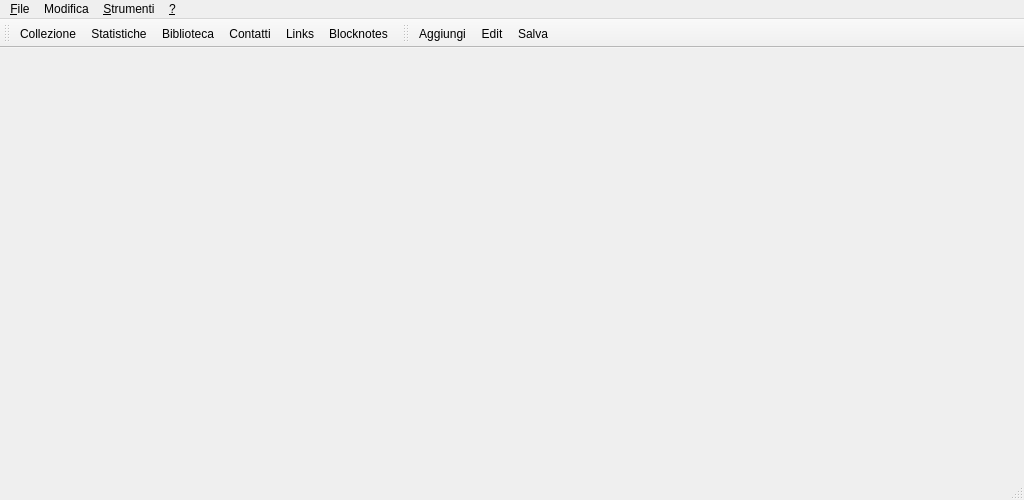
<?xml version="1.0" encoding="UTF-8"?>
<ui version="4.0">
 <class>MainWindow</class>
 <widget class="QMainWindow" name="MainWindow">
  <property name="geometry">
   <rect>
    <x>0</x>
    <y>0</y>
    <width>1024</width>
    <height>500</height>
   </rect>
  </property>
  <property name="windowTitle">
   <string>GestColl</string>
  </property>
  <property name="windowIcon">
   <iconset resource="../../resources/resources.qrc">
    <normaloff>:/icons/CoinIcon.ico</normaloff>:/icons/CoinIcon.ico</iconset>
  </property>
  <widget class="QWidget" name="centralWidget">
   <property name="sizePolicy">
    <sizepolicy hsizetype="Expanding" vsizetype="Expanding">
     <horstretch>0</horstretch>
     <verstretch>0</verstretch>
    </sizepolicy>
   </property>
   <layout class="QHBoxLayout" name="horizontalLayout">
    <property name="spacing">
     <number>0</number>
    </property>
    <property name="leftMargin">
     <number>0</number>
    </property>
    <property name="topMargin">
     <number>0</number>
    </property>
    <property name="rightMargin">
     <number>0</number>
    </property>
    <property name="bottomMargin">
     <number>0</number>
    </property>
    <item>
     <widget class="QStackedWidget" name="stackedWidget">
      <property name="sizePolicy">
       <sizepolicy hsizetype="Expanding" vsizetype="Expanding">
        <horstretch>0</horstretch>
        <verstretch>0</verstretch>
       </sizepolicy>
      </property>
      <widget class="QWidget" name="ContainerCollezione">
       <layout class="QHBoxLayout" name="horizontalLayout_3">
        <property name="spacing">
         <number>0</number>
        </property>
        <property name="leftMargin">
         <number>0</number>
        </property>
        <property name="topMargin">
         <number>0</number>
        </property>
        <property name="rightMargin">
         <number>0</number>
        </property>
        <property name="bottomMargin">
         <number>0</number>
        </property>
        <item>
         <widget class="MonetaForm" name="widgetCollezione" native="true"/>
        </item>
       </layout>
      </widget>
      <widget class="QWidget" name="ContainerBiblioteca">
       <layout class="QHBoxLayout" name="horizontalLayout_2">
        <property name="spacing">
         <number>0</number>
        </property>
        <property name="leftMargin">
         <number>0</number>
        </property>
        <property name="topMargin">
         <number>0</number>
        </property>
        <property name="rightMargin">
         <number>0</number>
        </property>
        <property name="bottomMargin">
         <number>0</number>
        </property>
        <item>
         <widget class="BibliotecaForm" name="widgetBiblioteca" native="true"/>
        </item>
       </layout>
      </widget>
      <widget class="QWidget" name="ContainerContatti">
       <layout class="QHBoxLayout" name="horizontalLayout_5">
        <property name="spacing">
         <number>0</number>
        </property>
        <property name="leftMargin">
         <number>0</number>
        </property>
        <property name="topMargin">
         <number>0</number>
        </property>
        <property name="rightMargin">
         <number>0</number>
        </property>
        <property name="bottomMargin">
         <number>0</number>
        </property>
        <item>
         <widget class="ContattiForm" name="widgetContatti" native="true"/>
        </item>
       </layout>
      </widget>
      <widget class="QWidget" name="ContainerLinks">
       <layout class="QHBoxLayout" name="horizontalLayout_4">
        <property name="spacing">
         <number>0</number>
        </property>
        <property name="leftMargin">
         <number>0</number>
        </property>
        <property name="topMargin">
         <number>0</number>
        </property>
        <property name="rightMargin">
         <number>0</number>
        </property>
        <property name="bottomMargin">
         <number>0</number>
        </property>
        <item>
         <widget class="LinksForm" name="widgetLinks" native="true"/>
        </item>
       </layout>
      </widget>
      <widget class="QWidget" name="ContainerStatistiche">
       <layout class="QHBoxLayout" name="horizontalLayout_6">
        <property name="spacing">
         <number>0</number>
        </property>
        <property name="leftMargin">
         <number>0</number>
        </property>
        <property name="topMargin">
         <number>0</number>
        </property>
        <property name="rightMargin">
         <number>0</number>
        </property>
        <property name="bottomMargin">
         <number>0</number>
        </property>
        <item>
         <widget class="StatisticheForm" name="widgetStatistiche" native="true"/>
        </item>
       </layout>
      </widget>
      <widget class="QWidget" name="ContainerBlocknotes">
       <layout class="QHBoxLayout" name="horizontalLayout_8">
        <property name="spacing">
         <number>0</number>
        </property>
        <property name="leftMargin">
         <number>0</number>
        </property>
        <property name="topMargin">
         <number>0</number>
        </property>
        <property name="rightMargin">
         <number>0</number>
        </property>
        <property name="bottomMargin">
         <number>0</number>
        </property>
        <item>
         <widget class="BlocknotesForm" name="widgetBlocknotes" native="true"/>
        </item>
       </layout>
      </widget>
     </widget>
    </item>
   </layout>
  </widget>
  <widget class="QMenuBar" name="menuBar">
   <property name="geometry">
    <rect>
     <x>0</x>
     <y>0</y>
     <width>1024</width>
     <height>21</height>
    </rect>
   </property>
   <widget class="QMenu" name="menuFile">
    <property name="title">
     <string>&amp;File</string>
    </property>
    <addaction name="actionSalva"/>
    <addaction name="separator"/>
    <addaction name="actionEsci"/>
   </widget>
   <widget class="QMenu" name="menuStrumenti">
    <property name="title">
     <string>&amp;Strumenti</string>
    </property>
    <addaction name="actionVedi_Log"/>
    <addaction name="separator"/>
    <addaction name="actionCollezione"/>
    <addaction name="actionBiblioteca"/>
    <addaction name="actionContatti"/>
    <addaction name="actionLinks"/>
    <addaction name="separator"/>
    <addaction name="actionCancella_temporanei"/>
    <addaction name="actionCancella_pdf_qr"/>
    <addaction name="separator"/>
    <addaction name="actionXml_Tex"/>
    <addaction name="actionXml_Qr"/>
    <addaction name="actionXml_Html"/>
    <addaction name="actionTex_Qr_Pdf"/>
    <addaction name="actionVedi_Collezione_pdf"/>
    <addaction name="actionVedi_Etichette_pdf"/>
    <addaction name="separator"/>
    <addaction name="actionOpzioni"/>
   </widget>
   <widget class="QMenu" name="menuHelp">
    <property name="title">
     <string>&amp;?</string>
    </property>
    <addaction name="actionAbout"/>
    <addaction name="actionAbout_Qt"/>
   </widget>
   <widget class="QMenu" name="menuModifica">
    <property name="title">
     <string>Modifica</string>
    </property>
    <addaction name="actionEdit"/>
    <addaction name="actionAddItem"/>
   </widget>
   <addaction name="menuFile"/>
   <addaction name="menuModifica"/>
   <addaction name="menuStrumenti"/>
   <addaction name="menuHelp"/>
  </widget>
  <widget class="QToolBar" name="mainToolBar">
   <property name="toolButtonStyle">
    <enum>Qt::ToolButtonTextBesideIcon</enum>
   </property>
   <attribute name="toolBarArea">
    <enum>TopToolBarArea</enum>
   </attribute>
   <attribute name="toolBarBreak">
    <bool>false</bool>
   </attribute>
   <addaction name="actionCollezione"/>
   <addaction name="actionStatistiche"/>
   <addaction name="actionBiblioteca"/>
   <addaction name="actionContatti"/>
   <addaction name="actionLinks"/>
   <addaction name="actionBlocknotes"/>
  </widget>
  <widget class="QStatusBar" name="statusBar"/>
  <widget class="QToolBar" name="editSaveToolbar">
   <property name="windowTitle">
    <string>toolBar</string>
   </property>
   <attribute name="toolBarArea">
    <enum>TopToolBarArea</enum>
   </attribute>
   <attribute name="toolBarBreak">
    <bool>false</bool>
   </attribute>
   <addaction name="actionAddItem"/>
   <addaction name="actionEdit"/>
   <addaction name="actionSalva"/>
  </widget>
  <action name="actionAbout">
   <property name="text">
    <string>About</string>
   </property>
   <property name="shortcut">
    <string>F1</string>
   </property>
  </action>
  <action name="actionEsci">
   <property name="text">
    <string>&amp;Esci</string>
   </property>
  </action>
  <action name="actionCancella_temporanei">
   <property name="text">
    <string>Cancella temporanei</string>
   </property>
  </action>
  <action name="actionCancella_pdf_qr">
   <property name="text">
    <string>Cancella pdf, qr</string>
   </property>
  </action>
  <action name="actionVerifica_xml">
   <property name="enabled">
    <bool>true</bool>
   </property>
   <property name="text">
    <string>Verifica xml</string>
   </property>
  </action>
  <action name="actionLinks">
   <property name="checkable">
    <bool>true</bool>
   </property>
   <property name="icon">
    <iconset resource="../../resources/resources.qrc">
     <normaloff>:/icons/internet.ico</normaloff>:/icons/internet.ico</iconset>
   </property>
   <property name="text">
    <string>&amp;Links</string>
   </property>
   <property name="shortcut">
    <string>F8</string>
   </property>
  </action>
  <action name="actionContatti">
   <property name="checkable">
    <bool>true</bool>
   </property>
   <property name="icon">
    <iconset resource="../../resources/resources.qrc">
     <normaloff>:/icons/Mail.ico</normaloff>:/icons/Mail.ico</iconset>
   </property>
   <property name="text">
    <string>Contatti</string>
   </property>
   <property name="shortcut">
    <string>F7</string>
   </property>
  </action>
  <action name="actionBiblioteca">
   <property name="checkable">
    <bool>true</bool>
   </property>
   <property name="icon">
    <iconset resource="../../resources/resources.qrc">
     <normaloff>:/icons/BookIcon.ico</normaloff>:/icons/BookIcon.ico</iconset>
   </property>
   <property name="text">
    <string>Biblioteca</string>
   </property>
   <property name="shortcut">
    <string>F6</string>
   </property>
  </action>
  <action name="actionCollezione">
   <property name="checkable">
    <bool>true</bool>
   </property>
   <property name="icon">
    <iconset resource="../../resources/resources.qrc">
     <normaloff>:/icons/CoinIcon.ico</normaloff>:/icons/CoinIcon.ico</iconset>
   </property>
   <property name="text">
    <string>&amp;Collezione</string>
   </property>
   <property name="shortcut">
    <string>F5</string>
   </property>
  </action>
  <action name="actionXml_Tex">
   <property name="text">
    <string>Xml -&gt; Tex</string>
   </property>
  </action>
  <action name="actionXml_Qr">
   <property name="text">
    <string>Xml -&gt; Qr</string>
   </property>
  </action>
  <action name="actionXml_Html">
   <property name="text">
    <string>Xml -&gt; Html</string>
   </property>
  </action>
  <action name="actionEdit">
   <property name="checkable">
    <bool>true</bool>
   </property>
   <property name="icon">
    <iconset resource="../../resources/resources.qrc">
     <normaloff>:/icons/signature.ico</normaloff>:/icons/signature.ico</iconset>
   </property>
   <property name="text">
    <string>Edit</string>
   </property>
   <property name="toolTip">
    <string>Edit (F2)</string>
   </property>
   <property name="shortcut">
    <string>F2</string>
   </property>
  </action>
  <action name="actionSalva">
   <property name="enabled">
    <bool>true</bool>
   </property>
   <property name="icon">
    <iconset resource="../../resources/resources.qrc">
     <normaloff>:/icons/filesave.ico</normaloff>:/icons/filesave.ico</iconset>
   </property>
   <property name="text">
    <string>Salva</string>
   </property>
   <property name="toolTip">
    <string>Salva (CTRL+s)</string>
   </property>
   <property name="shortcut">
    <string>Ctrl+S</string>
   </property>
   <property name="shortcutContext">
    <enum>Qt::WindowShortcut</enum>
   </property>
  </action>
  <action name="actionTex_Qr_Pdf">
   <property name="text">
    <string>Tex, Qr -&gt; Pdf</string>
   </property>
  </action>
  <action name="actionVedi_Log">
   <property name="text">
    <string>Vedi Log</string>
   </property>
  </action>
  <action name="actionStatistiche">
   <property name="checkable">
    <bool>true</bool>
   </property>
   <property name="icon">
    <iconset resource="../../resources/resources.qrc">
     <normaloff>:/icons/statistiche.png</normaloff>:/icons/statistiche.png</iconset>
   </property>
   <property name="text">
    <string>Statistiche</string>
   </property>
   <property name="toolTip">
    <string>Statistiche</string>
   </property>
  </action>
  <action name="actionBlocknotes">
   <property name="checkable">
    <bool>true</bool>
   </property>
   <property name="icon">
    <iconset resource="../../resources/resources.qrc">
     <normaloff>:/icons/blocnotes.png</normaloff>:/icons/blocnotes.png</iconset>
   </property>
   <property name="text">
    <string>Blocknotes</string>
   </property>
  </action>
  <action name="actionAddItem">
   <property name="icon">
    <iconset resource="../../resources/resources.qrc">
     <normaloff>:/icons/newItemIcon.png</normaloff>:/icons/newItemIcon.png</iconset>
   </property>
   <property name="text">
    <string>Aggiungi...</string>
   </property>
   <property name="toolTip">
    <string>addItem</string>
   </property>
  </action>
  <action name="actionOpzioni">
   <property name="text">
    <string>Opzioni</string>
   </property>
  </action>
  <action name="actionVedi_Collezione_pdf">
   <property name="text">
    <string>Vedi Collezione.pdf</string>
   </property>
  </action>
  <action name="actionVedi_Etichette_pdf">
   <property name="text">
    <string>Vedi Etichette.pdf</string>
   </property>
  </action>
  <action name="actionAbout_Qt">
   <property name="text">
    <string>About Qt</string>
   </property>
  </action>
 </widget>
 <layoutdefault spacing="6" margin="11"/>
 <customwidgets>
  <customwidget>
   <class>BibliotecaForm</class>
   <extends>QWidget</extends>
   <header>bibliotecaform.h</header>
   <container>1</container>
  </customwidget>
  <customwidget>
   <class>MonetaForm</class>
   <extends>QWidget</extends>
   <header>monetaform.h</header>
   <container>1</container>
  </customwidget>
  <customwidget>
   <class>LinksForm</class>
   <extends>QWidget</extends>
   <header>linksform.h</header>
   <container>1</container>
  </customwidget>
  <customwidget>
   <class>StatisticheForm</class>
   <extends>QWidget</extends>
   <header>statisticheform.h</header>
   <container>1</container>
  </customwidget>
  <customwidget>
   <class>ContattiForm</class>
   <extends>QWidget</extends>
   <header>contattiform.h</header>
   <container>1</container>
  </customwidget>
  <customwidget>
   <class>BlocknotesForm</class>
   <extends>QWidget</extends>
   <header>blocknotesform.h</header>
   <container>1</container>
  </customwidget>
 </customwidgets>
 <resources>
  <include location="../../resources/resources.qrc"/>
 </resources>
 <connections/>
</ui>
